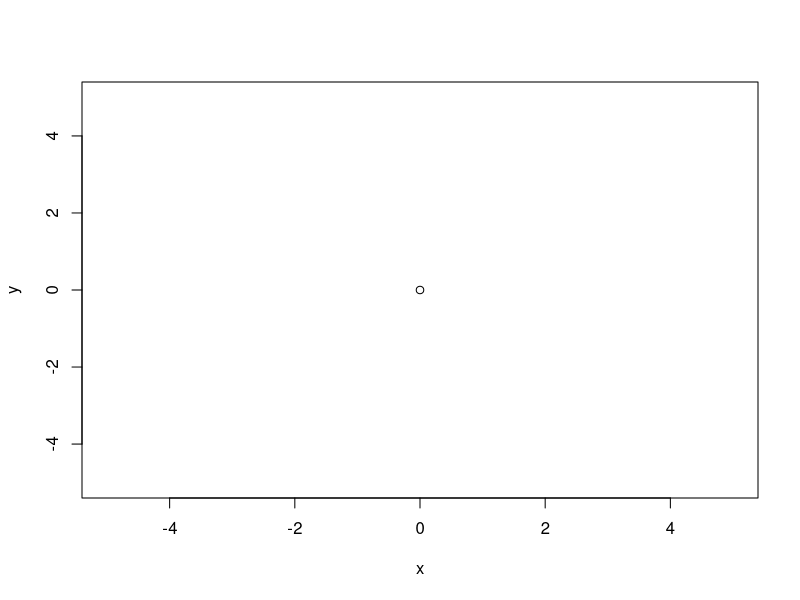
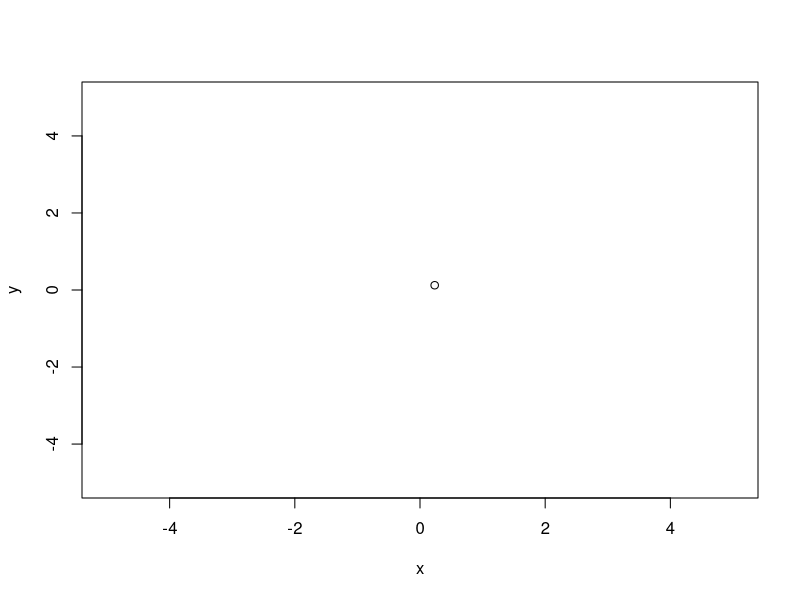
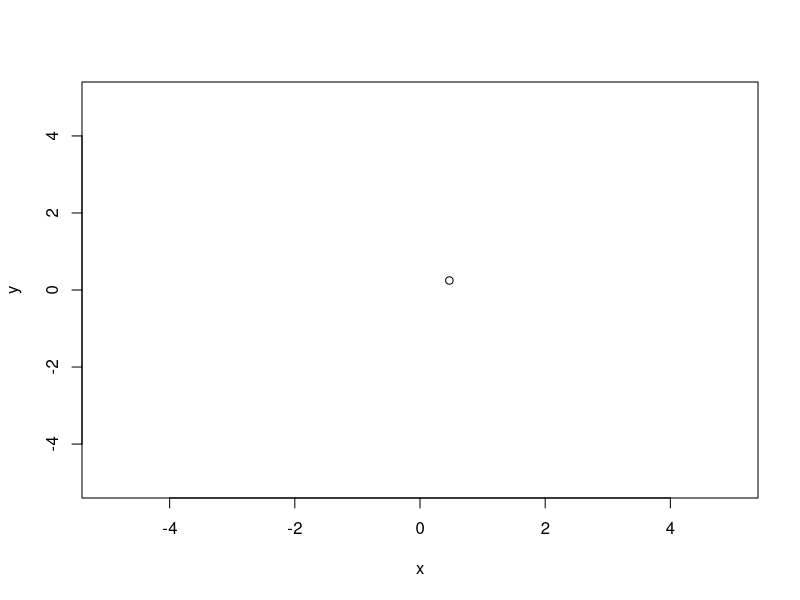
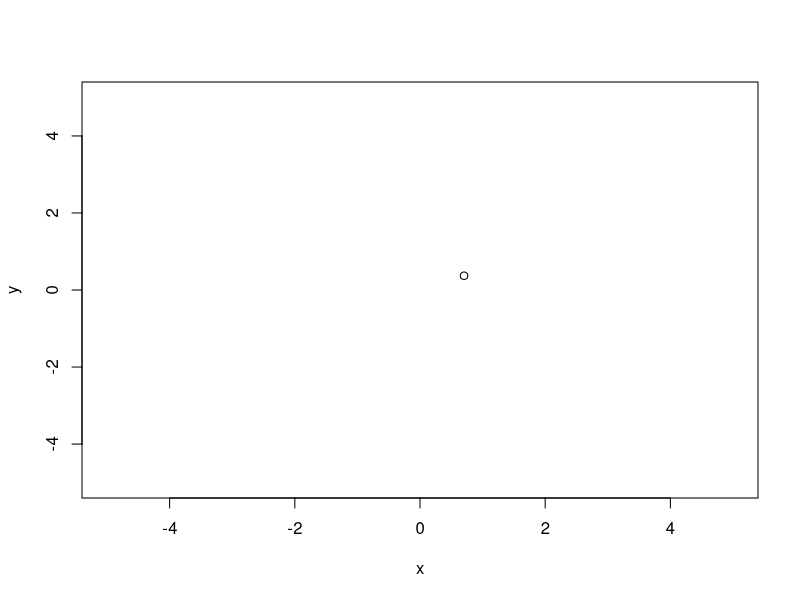
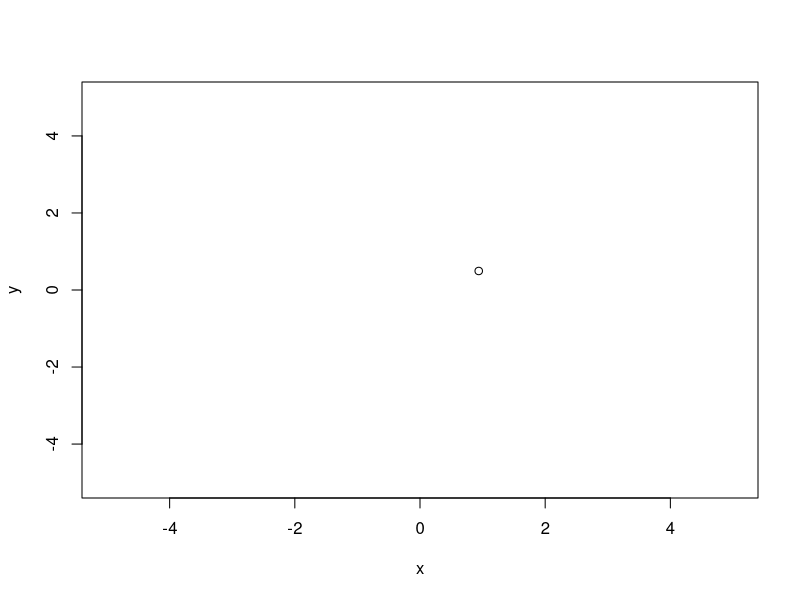
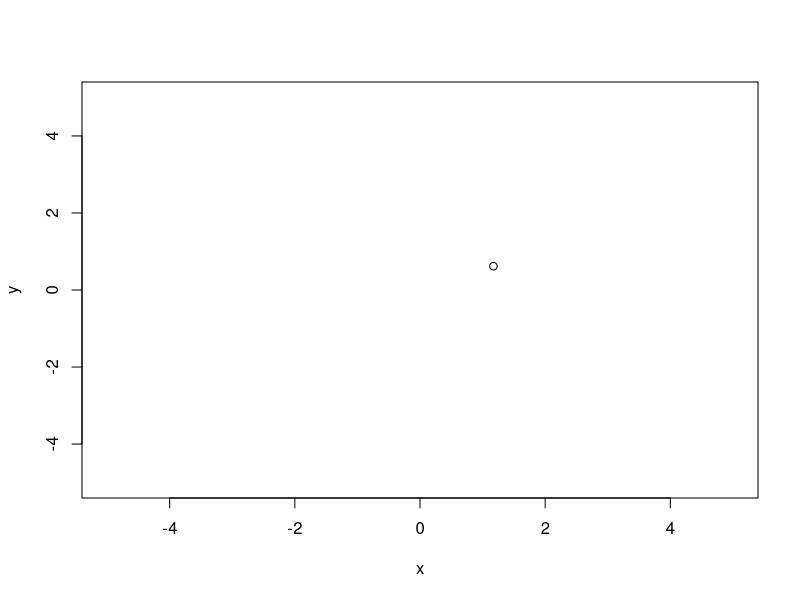
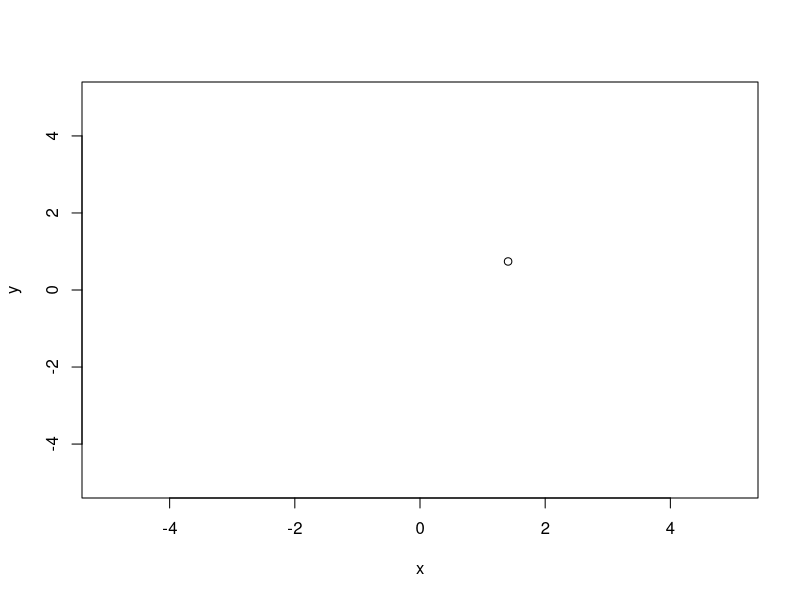
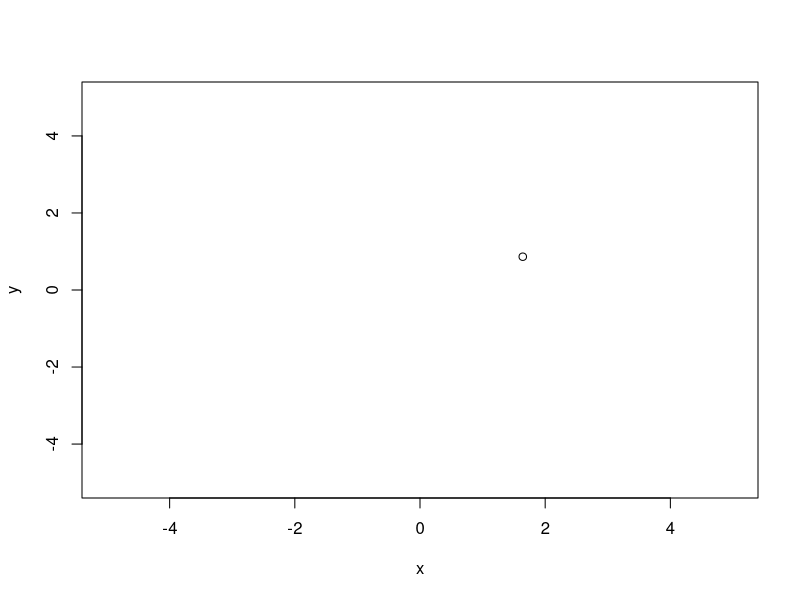

These figures' R source, in order: (Note: a time limit stopped this script after it produced the figures.)
update <- function(x,v){
  # TODO: Check the boundary collision, and update v. 
  if(x[1] > 5 || x[1] < -5){
    v[1] <- - v[1]
  }
  if(x[2] > 5 || x[2] < -5){
    v[2] <- - v[2]
  }
  
  x <- x + v #update x
  return(list(x,v))
}

x <- c(0,0) #the initial position of x
v <- c(0.23456,0.12345) #the initial velocity of x

while(T){
  #TODO: create a new plot and draw x's current location 
  plot(c(-5, 5), c(-5, 5), type = "n", xlab = "x", ylab = "y")
  points(x[1],x[2])
  
  xv <- update(x,v) # update x and v
  # getting new x and v from the returned list. 
  # list indexing uses double brackets [[]]
  x<- xv[[1]]
  v<- xv[[2]]
  
  # wait a bit to allow RStudio plot the picture. 
  Sys.sleep(0.1)
}


######### Version that also changes colour
update <- function(x,v){
  flip <- FALSE
  # TODO: Check the boundary collision, and update v. 
  if(x[1] > 5 || x[1] < -5){
    v[1] <- - v[1]
    flip <- TRUE
  }
  if(x[2] > 5 || x[2] < -5){
    v[2] <- - v[2]
    flip <- TRUE
  }
  
  x <- x + v #update x
  return(list(x,v,flip))
}

flip <- FALSE
cl <- FALSE
while(T){
  if(flip){ cl <- !cl }
  #TODO: create a new plot and draw x's current location 
  plot(c(-5, 5), c(-5, 5), type = "n", xlab = "x", ylab = "y")
  points(x[1], x[2], col = cl + 1)

  xv <- update(x,v) # update x and v
  # getting new x and v from the returned list. 
  # list indexing uses double brackets [[]]
  x <- xv[[1]]
  v <- xv[[2]]
  flip <- xv[[3]]
  
  # wait a bit to allow RStudio plot the picture. 
  Sys.sleep(0.1)
}
